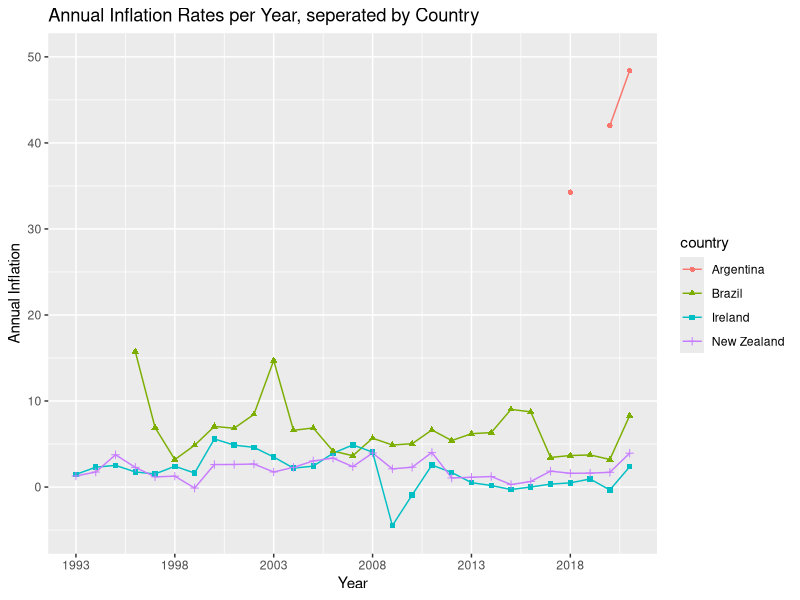
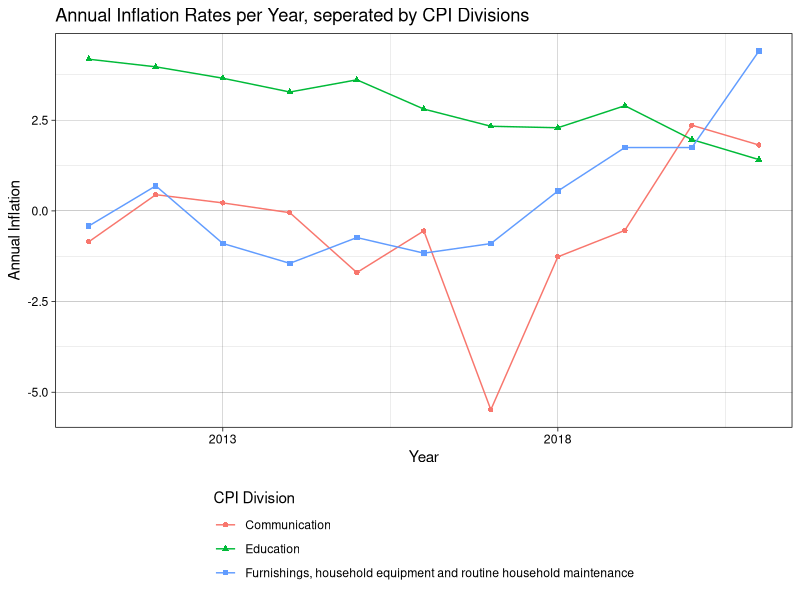

Generate these figures, in order, with R:
## ---- chunk 1
#| eval: true
#| message: false

library(tidyverse)
## ---- chunk 2
#| label: load-country-data
#| message: false

country_inflation <- read_csv("data/country-inflation.csv")
## ---- chunk 3
#a
glimpse(country_inflation)

## ---- chunk 4
#b
country_inflation |> pull(1)
## ---- chunk 5
top_three <- country_inflation |>
  select(country, `2021`)  |>
  slice_max(order_by = `2021`, n = 3) #slice_max is ordered by desending 

top_three
## ---- chunk 6

country_inflation |>
  mutate(
    inf_ratio = `2021`/`1993`
  ) |>
  arrange(desc(inf_ratio)) |>
  select(country,inf_ratio )

## ---- chunk 7
#pivot_wider is less row, more col
#pivot_longer is more row, less col

country_yr <-country_inflation |>
  pivot_longer(
    cols = -country,                  # not needed to use coluntry bc it is index
    names_to = "year",                # all columns become row
    values_to = "annual_inflation",   # values in the year columns group into new column
    names_transform = as.numeric
  )

country_yr
## ---- chunk 8
    #a
    country_yr |>
      filter (annual_inflation == max(annual_inflation, na.rm = TRUE)) #show only max value
## ---- chunk 9
    #b
    country_yr |>
      filter (annual_inflation == min(annual_inflation, na.rm = TRUE)) #show only min value
## ---- chunk 10
    #c
    country_yr |>
      filter (
        annual_inflation == max(annual_inflation, na.rm = TRUE) | 
        annual_inflation == min(annual_inflation, na.rm = TRUE)
        )
## ---- chunk 11
countries_of_interest <- c("Türkiye", "United States") #c creates vector
## ---- chunk 12
countries_of_interest <- c(
  "Türkiye", "United States", "China (People's Republic of)"
)
## ---- chunk 13
countries_of_interest <- c("Brazil", "Ireland", "Argentina", "New Zealand")
## ---- chunk 14
interested_countries <- country_yr|>
  filter (country %in% countries_of_interest)
interested_countries
## ---- chunk 15
ggplot(interested_countries, aes(x = year, y = annual_inflation, colour = country, shape = country)) + 
  geom_line()+
  geom_point() +
  #facet_wrap(~country) +
  labs(
    title = "Annual Inflation Rates per Year, seperated by Country",
    x = "Year",
    y = "Annual Inflation"
  ) +
  scale_y_continuous(limits = c(-5, 50)) +
  scale_x_continuous(breaks = seq(1993, 2021, by = 5))
## ---- chunk 16
#| label: load-us-data
#| message: false

us_inflation <- read_csv("data/us-inflation.csv")
cpi_divisions <- read_csv("data/cpi-divisions.csv")
## ---- chunk 17
#column information
ncol(us_inflation) 
colnames(us_inflation)

#row information
nrow(us_inflation) 
row.names(us_inflation)

## ---- chunk 18
#column information
ncol(cpi_divisions) 
colnames(cpi_divisions)

#row information
nrow(cpi_divisions) 
row.names(cpi_divisions)
## ---- chunk 19
us_inflation_cpi <-left_join(
  us_inflation, cpi_divisions,
  by = c("cpi_division_id"= "id")
  )

## ---- chunk 20
divisions_of_interest <- c("Education", "Furnishings, household equipment and routine household maintenance","Communication")
## ---- chunk 21
interested_division <- us_inflation_cpi|>
  filter (description %in% divisions_of_interest)
interested_division

interested_division|>
  distinct(description)
## ---- chunk 22
ggplot(interested_division, aes(x = year, y = annual_inflation, colour = description, shape = description)) +
  geom_line()+
  geom_point() +
  theme_linedraw()+
  labs(
    title = "Annual Inflation Rates per Year, seperated by CPI Divisions",
    x = "Year",
    y = "Annual Inflation",
    color = "CPI Division",
    shape = "CPI Division"
  ) +
  scale_x_continuous(breaks = seq(1993, 2021, by = 5))+
  theme(
    legend.position = "bottom", 
    legend.direction = "vertical"
  )
